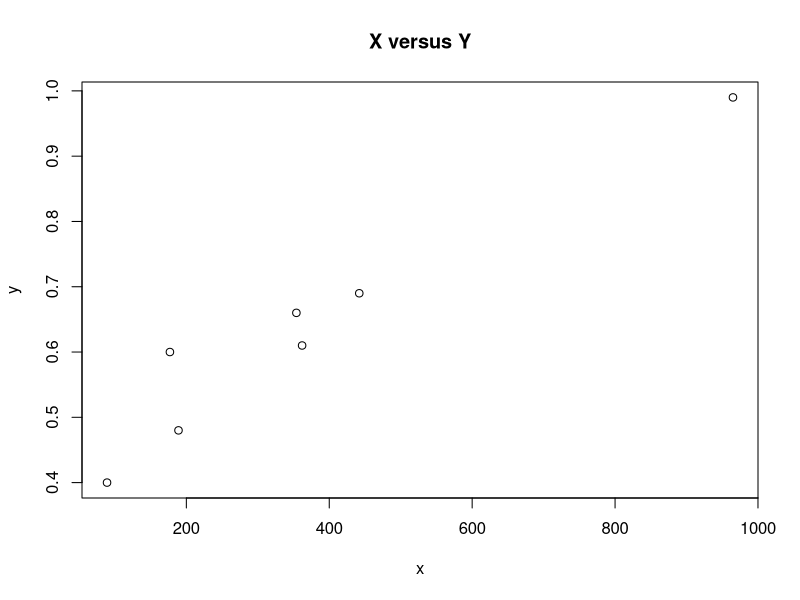

Recreate this plot in R.
# Andrey Risukhin, HW Lect 27-1

x <- c(89, 177, 189, 354, 362, 442, 965) # fluid flow velocity for a 5% soluble oil (cm/sec)
y <- c(.40, .60, .48, .66, .61, .69, .99) # the extent of mist droplets having diameters smaller than some value

# a. Make a scatterplot of the data. By R.
plot(x, y, main = "X versus Y")
     
# b. What is the point estimate of the beta coefficient? (By R.) Interpret it.
lm.1 <- lm(y ~ x)
lm.1$coefficients[2] # 0.0006210758. For an increase of 1 cm/sec fluid flow viscosity, droplets increase by 0.06%

# c. What is s_e? (By R) Interpret it.
summary(lm.1) # Residual standard error: 0.05405. Typical estimation error of our model is 5.405% (y units)
s_e <- 0.05405
anova(lm.1)

# d. Estimate the true average change in mist associated with a 1 cm/sec increase in velocity, in a way that conveys 
#   information about precision and reliability. Hint: This question is asking for a CI for beta. 
#   Compute it AND interpret it. By hand; i.e. you must use the basic formulas for the CI. 
#   E.g. for beta: beta_hat +- t* s_e/sqrt(S_xx) , but you may use R to compute the various terms in the formula. 
#   Use 95% confidence level.
beta_hat <- lm.1$coefficients[2]
t_crit <- qt(0.975, lm.1$df.residual) # 95% 2-sided, df = n-2 = 5
lcb.1 <- beta_hat - (t_crit * 7.579e-05) # s_e / sqrt(Sxx) = s_b
ucb.2 <- beta_hat + (t_crit * 7.579e-05)
  # We're 95% confident the true value for beta lies within the interval (0.000426, 0.000816).

# e. Suppose the fluid velocity is 250 cm/sec. Compute an interval estimate of the corresponding mean y value. 
#   Use 95% confidence level. Interpret the resulting interval. By hand, as in part d.
x_8 <- 250
y_8 <- lm.1$coefficients[1] + lm.1$coefficients[2] * (x_8)
Sxx <- sd(x) * 6 # Standard deviation of x * df-1

lcb.2 <- y_8 - (t_crit * s_e * sqrt(1/7 + (x_8 - mean(x))^2 / (Sxx))) # Same 95% t, df = n-2 = 5
ucb.2 <- y_8 + (t_crit * s_e * sqrt(1/7 + (x_8 - mean(x))^2 / (Sxx)))
  # We're 95% confident the Interval (0.1626657, 0.9561197) contains the mean y value for x = 250.

# f. Suppose the fluid velocity for a specific fluid is 250 cm/sec. Predict the y for that specific fluid in a way 
# that conveys information about precision and reliability.  Use 95% prediction level. Interpret the resulting 
# interval. By hand, as in part d.
lpb.2 <- y_8 - (t_crit * s_e * sqrt(1 + 1/7 + (x_8 - mean(x))^2 / (Sxx))) # Same 95% t, df = n-2 = 5
upb.2 <- y_8 + (t_crit * s_e * sqrt(1 + 1/7 + (x_8 - mean(x))^2 / (Sxx)))
  # We're 95% confident the interval (0.1390398, 0.9797457) contains the specific y-value for x=250. 